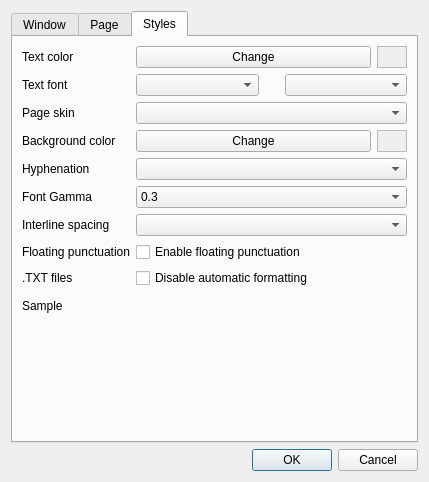
<?xml version="1.0" encoding="UTF-8"?>
<ui version="4.0">
 <class>SettingsDlg</class>
 <widget class="QDialog" name="SettingsDlg">
  <property name="windowModality">
   <enum>Qt::ApplicationModal</enum>
  </property>
  <property name="geometry">
   <rect>
    <x>0</x>
    <y>0</y>
    <width>429</width>
    <height>482</height>
   </rect>
  </property>
  <property name="sizePolicy">
   <sizepolicy hsizetype="Fixed" vsizetype="Fixed">
    <horstretch>0</horstretch>
    <verstretch>0</verstretch>
   </sizepolicy>
  </property>
  <property name="windowTitle">
   <string>Settings</string>
  </property>
  <property name="windowIcon">
   <iconset resource="cr3res.qrc">
    <normaloff>:/icons/action/icons/configure.png</normaloff>:/icons/action/icons/configure.png</iconset>
  </property>
  <layout class="QVBoxLayout" name="verticalLayout">
   <item>
    <widget class="QTabWidget" name="tabWidget">
     <property name="currentIndex">
      <number>2</number>
     </property>
     <widget class="QWidget" name="tabWindow">
      <property name="toolTip">
       <string>Window options</string>
      </property>
      <property name="accessibleName">
       <string/>
      </property>
      <attribute name="title">
       <string>Window</string>
      </attribute>
      <layout class="QVBoxLayout" name="verticalLayout_2">
       <item>
        <layout class="QFormLayout" name="formLayout_3">
         <item row="0" column="0">
          <widget class="QLabel" name="label_5">
           <property name="text">
            <string>Look &amp; feel</string>
           </property>
          </widget>
         </item>
         <item row="0" column="1">
          <widget class="QComboBox" name="cbLookAndFeel"/>
         </item>
         <item row="1" column="0">
          <widget class="QLabel" name="label_10">
           <property name="text">
            <string>Startup action</string>
           </property>
          </widget>
         </item>
         <item row="1" column="1">
          <widget class="QComboBox" name="cbStartupAction">
           <item>
            <property name="text">
             <string>Open recent book</string>
            </property>
           </item>
           <item>
            <property name="text">
             <string>Show list of recent books</string>
            </property>
           </item>
           <item>
            <property name="text">
             <string>Show File Open dialog</string>
            </property>
           </item>
           <item>
            <property name="text">
             <string>Do nothing</string>
            </property>
           </item>
          </widget>
         </item>
         <item row="2" column="0">
          <widget class="QLabel" name="label_16">
           <property name="text">
            <string>Controls</string>
           </property>
          </widget>
         </item>
         <item row="2" column="1">
          <layout class="QVBoxLayout" name="verticalLayout_6">
           <item>
            <widget class="QCheckBox" name="cbWindowShowToolbar">
             <property name="text">
              <string>Show toolbar</string>
             </property>
            </widget>
           </item>
           <item>
            <widget class="QCheckBox" name="cbWindowShowMenu">
             <property name="text">
              <string>Show menu</string>
             </property>
            </widget>
           </item>
           <item>
            <widget class="QCheckBox" name="cbWindowShowScrollbar">
             <property name="text">
              <string>Show scroll bar</string>
             </property>
            </widget>
           </item>
           <item>
            <widget class="QCheckBox" name="cbWindowShowStatusBar">
             <property name="text">
              <string>Show status bar</string>
             </property>
            </widget>
           </item>
          </layout>
         </item>
        </layout>
       </item>
       <item>
        <widget class="QCheckBox" name="cbWindowFullscreen">
         <property name="text">
          <string>Fullscreen display</string>
         </property>
        </widget>
       </item>
      </layout>
     </widget>
     <widget class="QWidget" name="tabPage">
      <attribute name="title">
       <string>Page</string>
      </attribute>
      <layout class="QVBoxLayout" name="verticalLayout_4">
       <item>
        <layout class="QVBoxLayout" name="verticalLayout_3">
         <item>
          <spacer name="verticalSpacer_6">
           <property name="orientation">
            <enum>Qt::Vertical</enum>
           </property>
           <property name="sizeHint" stdset="0">
            <size>
             <width>367</width>
             <height>13</height>
            </size>
           </property>
          </spacer>
         </item>
         <item>
          <spacer name="verticalSpacer_2">
           <property name="orientation">
            <enum>Qt::Vertical</enum>
           </property>
           <property name="sizeHint" stdset="0">
            <size>
             <width>367</width>
             <height>13</height>
            </size>
           </property>
          </spacer>
         </item>
         <item>
          <layout class="QFormLayout" name="formLayout_2">
           <property name="fieldGrowthPolicy">
            <enum>QFormLayout::AllNonFixedFieldsGrow</enum>
           </property>
           <item row="1" column="1">
            <widget class="QComboBox" name="cbViewMode">
             <property name="sizePolicy">
              <sizepolicy hsizetype="Preferred" vsizetype="Fixed">
               <horstretch>0</horstretch>
               <verstretch>0</verstretch>
              </sizepolicy>
             </property>
             <item>
              <property name="text">
               <string>One page</string>
              </property>
             </item>
             <item>
              <property name="text">
               <string>Two pages</string>
              </property>
             </item>
             <item>
              <property name="text">
               <string>Scroll View</string>
              </property>
             </item>
            </widget>
           </item>
           <item row="1" column="0">
            <widget class="QLabel" name="label_3">
             <property name="sizePolicy">
              <sizepolicy hsizetype="Maximum" vsizetype="Preferred">
               <horstretch>0</horstretch>
               <verstretch>0</verstretch>
              </sizepolicy>
             </property>
             <property name="text">
              <string>Vew Mode</string>
             </property>
            </widget>
           </item>
           <item row="0" column="0">
            <widget class="QLabel" name="label_4">
             <property name="sizePolicy">
              <sizepolicy hsizetype="Maximum" vsizetype="Preferred">
               <horstretch>0</horstretch>
               <verstretch>0</verstretch>
              </sizepolicy>
             </property>
             <property name="text">
              <string>Page margins</string>
             </property>
            </widget>
           </item>
           <item row="0" column="1">
            <widget class="QComboBox" name="cbMargins">
             <item>
              <property name="text">
               <string>0</string>
              </property>
             </item>
             <item>
              <property name="text">
               <string>5</string>
              </property>
             </item>
             <item>
              <property name="text">
               <string>8</string>
              </property>
             </item>
             <item>
              <property name="text">
               <string>10</string>
              </property>
             </item>
             <item>
              <property name="text">
               <string>15</string>
              </property>
             </item>
             <item>
              <property name="text">
               <string>20</string>
              </property>
             </item>
             <item>
              <property name="text">
               <string>25</string>
              </property>
             </item>
             <item>
              <property name="text">
               <string>30</string>
              </property>
             </item>
            </widget>
           </item>
          </layout>
         </item>
         <item>
          <widget class="QCheckBox" name="cbShowPageHeader">
           <property name="text">
            <string>Show page header</string>
           </property>
          </widget>
         </item>
         <item>
          <layout class="QHBoxLayout" name="horizontalLayout_2">
           <item>
            <spacer name="horizontalSpacer">
             <property name="orientation">
              <enum>Qt::Horizontal</enum>
             </property>
             <property name="sizeType">
              <enum>QSizePolicy::Maximum</enum>
             </property>
             <property name="sizeHint" stdset="0">
              <size>
               <width>30</width>
               <height>20</height>
              </size>
             </property>
            </spacer>
           </item>
           <item>
            <widget class="QCheckBox" name="cbShowBookName">
             <property name="text">
              <string>Book name</string>
             </property>
            </widget>
           </item>
          </layout>
         </item>
         <item>
          <layout class="QHBoxLayout" name="horizontalLayout_3">
           <item>
            <spacer name="horizontalSpacer_2">
             <property name="orientation">
              <enum>Qt::Horizontal</enum>
             </property>
             <property name="sizeType">
              <enum>QSizePolicy::Maximum</enum>
             </property>
             <property name="sizeHint" stdset="0">
              <size>
               <width>30</width>
               <height>20</height>
              </size>
             </property>
            </spacer>
           </item>
           <item>
            <widget class="QCheckBox" name="cbShowClock">
             <property name="text">
              <string>Clock</string>
             </property>
            </widget>
           </item>
          </layout>
         </item>
         <item>
          <layout class="QHBoxLayout" name="horizontalLayout_5">
           <item>
            <spacer name="horizontalSpacer_4">
             <property name="orientation">
              <enum>Qt::Horizontal</enum>
             </property>
             <property name="sizeType">
              <enum>QSizePolicy::Maximum</enum>
             </property>
             <property name="sizeHint" stdset="0">
              <size>
               <width>30</width>
               <height>20</height>
              </size>
             </property>
            </spacer>
           </item>
           <item>
            <widget class="QCheckBox" name="cbShowBattery">
             <property name="text">
              <string>Battery status</string>
             </property>
            </widget>
           </item>
          </layout>
         </item>
         <item>
          <layout class="QHBoxLayout" name="horizontalLayout_6">
           <item>
            <spacer name="horizontalSpacer_5">
             <property name="orientation">
              <enum>Qt::Horizontal</enum>
             </property>
             <property name="sizeType">
              <enum>QSizePolicy::Maximum</enum>
             </property>
             <property name="sizeHint" stdset="0">
              <size>
               <width>30</width>
               <height>20</height>
              </size>
             </property>
            </spacer>
           </item>
           <item>
            <layout class="QFormLayout" name="formLayout_4">
             <property name="fieldGrowthPolicy">
              <enum>QFormLayout::AllNonFixedFieldsGrow</enum>
             </property>
             <item row="1" column="0">
              <widget class="QLabel" name="label_7">
               <property name="text">
                <string>Header font</string>
               </property>
              </widget>
             </item>
             <item row="1" column="1">
              <layout class="QHBoxLayout" name="horizontalLayout">
               <item>
                <widget class="QComboBox" name="cbTitleFontFace"/>
               </item>
               <item>
                <widget class="QComboBox" name="cbTitleFontSize"/>
               </item>
              </layout>
             </item>
             <item row="0" column="0">
              <widget class="QLabel" name="label_11">
               <property name="text">
                <string>Page header text color</string>
               </property>
              </widget>
             </item>
             <item row="0" column="1">
              <layout class="QHBoxLayout" name="horizontalLayout_4">
               <item>
                <widget class="QPushButton" name="btnHeaderTextColor">
                 <property name="sizePolicy">
                  <sizepolicy hsizetype="Preferred" vsizetype="Fixed">
                   <horstretch>0</horstretch>
                   <verstretch>0</verstretch>
                  </sizepolicy>
                 </property>
                 <property name="text">
                  <string>Change</string>
                 </property>
                </widget>
               </item>
               <item>
                <widget class="QFrame" name="frmHeaderTextColor">
                 <property name="sizePolicy">
                  <sizepolicy hsizetype="Minimum" vsizetype="Preferred">
                   <horstretch>0</horstretch>
                   <verstretch>0</verstretch>
                  </sizepolicy>
                 </property>
                 <property name="maximumSize">
                  <size>
                   <width>30</width>
                   <height>30</height>
                  </size>
                 </property>
                 <property name="autoFillBackground">
                  <bool>true</bool>
                 </property>
                 <property name="frameShape">
                  <enum>QFrame::StyledPanel</enum>
                 </property>
                 <property name="frameShadow">
                  <enum>QFrame::Sunken</enum>
                 </property>
                 <property name="lineWidth">
                  <number>1</number>
                 </property>
                 <property name="midLineWidth">
                  <number>5</number>
                 </property>
                </widget>
               </item>
              </layout>
             </item>
            </layout>
           </item>
          </layout>
         </item>
         <item>
          <spacer name="verticalSpacer">
           <property name="orientation">
            <enum>Qt::Vertical</enum>
           </property>
           <property name="sizeHint" stdset="0">
            <size>
             <width>364</width>
             <height>13</height>
            </size>
           </property>
          </spacer>
         </item>
         <item>
          <widget class="QCheckBox" name="cbShowFootNotes">
           <property name="text">
            <string>Show footnotes at bottom of page</string>
           </property>
          </widget>
         </item>
         <item>
          <spacer name="verticalSpacer_3">
           <property name="orientation">
            <enum>Qt::Vertical</enum>
           </property>
           <property name="sizeHint" stdset="0">
            <size>
             <width>367</width>
             <height>13</height>
            </size>
           </property>
          </spacer>
         </item>
         <item>
          <spacer name="verticalSpacer_4">
           <property name="orientation">
            <enum>Qt::Vertical</enum>
           </property>
           <property name="sizeHint" stdset="0">
            <size>
             <width>367</width>
             <height>13</height>
            </size>
           </property>
          </spacer>
         </item>
        </layout>
       </item>
      </layout>
     </widget>
     <widget class="QWidget" name="tabDefStyle">
      <attribute name="title">
       <string>Styles</string>
      </attribute>
      <layout class="QVBoxLayout" name="verticalLayout_5">
       <item>
        <layout class="QFormLayout" name="formLayout">
         <property name="fieldGrowthPolicy">
          <enum>QFormLayout::AllNonFixedFieldsGrow</enum>
         </property>
         <item row="0" column="0">
          <widget class="QLabel" name="label_6">
           <property name="text">
            <string>Text color</string>
           </property>
          </widget>
         </item>
         <item row="0" column="1">
          <layout class="QHBoxLayout" name="horizontalLayout_11">
           <item>
            <widget class="QPushButton" name="btnTextColor">
             <property name="sizePolicy">
              <sizepolicy hsizetype="Preferred" vsizetype="Fixed">
               <horstretch>0</horstretch>
               <verstretch>0</verstretch>
              </sizepolicy>
             </property>
             <property name="text">
              <string>Change</string>
             </property>
            </widget>
           </item>
           <item>
            <widget class="QFrame" name="frmTextColor">
             <property name="sizePolicy">
              <sizepolicy hsizetype="Maximum" vsizetype="Preferred">
               <horstretch>0</horstretch>
               <verstretch>0</verstretch>
              </sizepolicy>
             </property>
             <property name="minimumSize">
              <size>
               <width>20</width>
               <height>20</height>
              </size>
             </property>
             <property name="maximumSize">
              <size>
               <width>30</width>
               <height>30</height>
              </size>
             </property>
             <property name="sizeIncrement">
              <size>
               <width>4</width>
               <height>4</height>
              </size>
             </property>
             <property name="baseSize">
              <size>
               <width>0</width>
               <height>0</height>
              </size>
             </property>
             <property name="autoFillBackground">
              <bool>true</bool>
             </property>
             <property name="frameShape">
              <enum>QFrame::StyledPanel</enum>
             </property>
             <property name="frameShadow">
              <enum>QFrame::Sunken</enum>
             </property>
             <property name="lineWidth">
              <number>1</number>
             </property>
             <property name="midLineWidth">
              <number>5</number>
             </property>
            </widget>
           </item>
          </layout>
         </item>
         <item row="3" column="0">
          <widget class="QLabel" name="label_12">
           <property name="text">
            <string>Text font</string>
           </property>
          </widget>
         </item>
         <item row="3" column="1">
          <layout class="QHBoxLayout" name="horizontalLayout_14">
           <item>
            <widget class="QComboBox" name="cbTextFontFace">
             <property name="sizePolicy">
              <sizepolicy hsizetype="Preferred" vsizetype="Fixed">
               <horstretch>0</horstretch>
               <verstretch>0</verstretch>
              </sizepolicy>
             </property>
            </widget>
           </item>
           <item>
            <spacer name="horizontalSpacer_3">
             <property name="orientation">
              <enum>Qt::Horizontal</enum>
             </property>
             <property name="sizeType">
              <enum>QSizePolicy::Maximum</enum>
             </property>
             <property name="sizeHint" stdset="0">
              <size>
               <width>20</width>
               <height>20</height>
              </size>
             </property>
            </spacer>
           </item>
           <item>
            <widget class="QComboBox" name="cbTextFontSize">
             <property name="sizePolicy">
              <sizepolicy hsizetype="Preferred" vsizetype="Fixed">
               <horstretch>0</horstretch>
               <verstretch>0</verstretch>
              </sizepolicy>
             </property>
             <property name="minimumSize">
              <size>
               <width>60</width>
               <height>0</height>
              </size>
             </property>
             <property name="maximumSize">
              <size>
               <width>16777215</width>
               <height>16777215</height>
              </size>
             </property>
             <property name="baseSize">
              <size>
               <width>60</width>
               <height>0</height>
              </size>
             </property>
            </widget>
           </item>
          </layout>
         </item>
         <item row="4" column="0">
          <widget class="QLabel" name="label_14">
           <property name="text">
            <string>Page skin</string>
           </property>
          </widget>
         </item>
         <item row="4" column="1">
          <widget class="QComboBox" name="cbPageSkin">
           <property name="sizePolicy">
            <sizepolicy hsizetype="Preferred" vsizetype="Fixed">
             <horstretch>0</horstretch>
             <verstretch>0</verstretch>
            </sizepolicy>
           </property>
           <property name="minimumSize">
            <size>
             <width>60</width>
             <height>0</height>
            </size>
           </property>
           <property name="maximumSize">
            <size>
             <width>16777215</width>
             <height>16777215</height>
            </size>
           </property>
           <property name="baseSize">
            <size>
             <width>60</width>
             <height>0</height>
            </size>
           </property>
          </widget>
         </item>
         <item row="6" column="0">
          <widget class="QLabel" name="label_8">
           <property name="text">
            <string>Background color</string>
           </property>
          </widget>
         </item>
         <item row="6" column="1">
          <layout class="QHBoxLayout" name="horizontalLayout_10">
           <item>
            <widget class="QPushButton" name="btnBgColor">
             <property name="sizePolicy">
              <sizepolicy hsizetype="Preferred" vsizetype="Fixed">
               <horstretch>0</horstretch>
               <verstretch>0</verstretch>
              </sizepolicy>
             </property>
             <property name="text">
              <string>Change</string>
             </property>
            </widget>
           </item>
           <item>
            <widget class="QFrame" name="frmBgColor">
             <property name="sizePolicy">
              <sizepolicy hsizetype="Maximum" vsizetype="Preferred">
               <horstretch>0</horstretch>
               <verstretch>0</verstretch>
              </sizepolicy>
             </property>
             <property name="minimumSize">
              <size>
               <width>20</width>
               <height>20</height>
              </size>
             </property>
             <property name="maximumSize">
              <size>
               <width>30</width>
               <height>30</height>
              </size>
             </property>
             <property name="autoFillBackground">
              <bool>true</bool>
             </property>
             <property name="frameShape">
              <enum>QFrame::StyledPanel</enum>
             </property>
             <property name="frameShadow">
              <enum>QFrame::Sunken</enum>
             </property>
             <property name="lineWidth">
              <number>1</number>
             </property>
             <property name="midLineWidth">
              <number>5</number>
             </property>
            </widget>
           </item>
          </layout>
         </item>
         <item row="7" column="0">
          <widget class="QLabel" name="label_9">
           <property name="text">
            <string>Hyphenation</string>
           </property>
          </widget>
         </item>
         <item row="7" column="1">
          <widget class="QComboBox" name="cbHyphenation"/>
         </item>
         <item row="9" column="0">
          <widget class="QLabel" name="label_13">
           <property name="text">
            <string>Interline spacing</string>
           </property>
          </widget>
         </item>
         <item row="9" column="1">
          <widget class="QComboBox" name="cbInterlineSpace"/>
         </item>
         <item row="10" column="0">
          <widget class="QLabel" name="label_18">
           <property name="text">
            <string>Floating punctuation</string>
           </property>
          </widget>
         </item>
         <item row="10" column="1">
          <widget class="QCheckBox" name="cbFloatingPunctuation">
           <property name="text">
            <string>Enable floating punctuation</string>
           </property>
          </widget>
         </item>
         <item row="11" column="0">
          <widget class="QLabel" name="label_17">
           <property name="text">
            <string>.TXT files</string>
           </property>
          </widget>
         </item>
         <item row="11" column="1">
          <widget class="QCheckBox" name="cbTxtPreFormatted">
           <property name="text">
            <string>Disable automatic formatting</string>
           </property>
          </widget>
         </item>
         <item row="12" column="0">
          <widget class="QLabel" name="label_15">
           <property name="text">
            <string>Sample</string>
           </property>
          </widget>
         </item>
         <item row="12" column="1">
          <widget class="CR3View" name="crSample" native="true">
           <property name="sizePolicy">
            <sizepolicy hsizetype="Expanding" vsizetype="Expanding">
             <horstretch>0</horstretch>
             <verstretch>0</verstretch>
            </sizepolicy>
           </property>
           <property name="minimumSize">
            <size>
             <width>80</width>
             <height>80</height>
            </size>
           </property>
          </widget>
         </item>
         <item row="8" column="1">
          <widget class="QComboBox" name="cbFontGamma">
           <property name="sizePolicy">
            <sizepolicy hsizetype="Preferred" vsizetype="Fixed">
             <horstretch>0</horstretch>
             <verstretch>0</verstretch>
            </sizepolicy>
           </property>
           <property name="minimumSize">
            <size>
             <width>60</width>
             <height>0</height>
            </size>
           </property>
           <property name="maximumSize">
            <size>
             <width>16777215</width>
             <height>16777215</height>
            </size>
           </property>
           <property name="baseSize">
            <size>
             <width>60</width>
             <height>0</height>
            </size>
           </property>
           <item>
            <property name="text">
             <string>0.3</string>
            </property>
           </item>
           <item>
            <property name="text">
             <string>0.35</string>
            </property>
           </item>
           <item>
            <property name="text">
             <string>0.4</string>
            </property>
           </item>
           <item>
            <property name="text">
             <string>0.45</string>
            </property>
           </item>
           <item>
            <property name="text">
             <string>0.5</string>
            </property>
           </item>
           <item>
            <property name="text">
             <string>0.55</string>
            </property>
           </item>
           <item>
            <property name="text">
             <string>0.6</string>
            </property>
           </item>
           <item>
            <property name="text">
             <string>0.65</string>
            </property>
           </item>
           <item>
            <property name="text">
             <string>0.7</string>
            </property>
           </item>
           <item>
            <property name="text">
             <string>0.75</string>
            </property>
           </item>
           <item>
            <property name="text">
             <string>0.8</string>
            </property>
           </item>
           <item>
            <property name="text">
             <string>0.85</string>
            </property>
           </item>
           <item>
            <property name="text">
             <string>0.9</string>
            </property>
           </item>
           <item>
            <property name="text">
             <string>0.95</string>
            </property>
           </item>
           <item>
            <property name="text">
             <string>0.98</string>
            </property>
           </item>
           <item>
            <property name="text">
             <string>1.0</string>
            </property>
           </item>
           <item>
            <property name="text">
             <string>1.02</string>
            </property>
           </item>
           <item>
            <property name="text">
             <string>1.05</string>
            </property>
           </item>
           <item>
            <property name="text">
             <string>1.1</string>
            </property>
           </item>
           <item>
            <property name="text">
             <string>1.15</string>
            </property>
           </item>
           <item>
            <property name="text">
             <string>1.2</string>
            </property>
           </item>
           <item>
            <property name="text">
             <string>1.25</string>
            </property>
           </item>
           <item>
            <property name="text">
             <string>1.3</string>
            </property>
           </item>
           <item>
            <property name="text">
             <string>1.35</string>
            </property>
           </item>
           <item>
            <property name="text">
             <string>1.4</string>
            </property>
           </item>
           <item>
            <property name="text">
             <string>1.45</string>
            </property>
           </item>
           <item>
            <property name="text">
             <string>1.5</string>
            </property>
           </item>
           <item>
            <property name="text">
             <string>1.6</string>
            </property>
           </item>
           <item>
            <property name="text">
             <string>1.7</string>
            </property>
           </item>
           <item>
            <property name="text">
             <string>1.8</string>
            </property>
           </item>
           <item>
            <property name="text">
             <string>1.9</string>
            </property>
           </item>
          </widget>
         </item>
         <item row="8" column="0">
          <widget class="QLabel" name="label_19">
           <property name="text">
            <string>Font Gamma</string>
           </property>
          </widget>
         </item>
        </layout>
       </item>
      </layout>
     </widget>
    </widget>
   </item>
   <item>
    <widget class="QDialogButtonBox" name="buttonBox">
     <property name="orientation">
      <enum>Qt::Horizontal</enum>
     </property>
     <property name="standardButtons">
      <set>QDialogButtonBox::Cancel|QDialogButtonBox::Ok</set>
     </property>
    </widget>
   </item>
  </layout>
 </widget>
 <customwidgets>
  <customwidget>
   <class>CR3View</class>
   <extends>QWidget</extends>
   <header>cr3widget.h</header>
   <container>1</container>
   <slots>
    <signal>fileOpened()</signal>
    <slot>open()</slot>
    <slot>contextMenu(QPoint)</slot>
   </slots>
  </customwidget>
 </customwidgets>
 <resources>
  <include location="cr3res.qrc"/>
 </resources>
 <connections>
  <connection>
   <sender>buttonBox</sender>
   <signal>accepted()</signal>
   <receiver>SettingsDlg</receiver>
   <slot>accept()</slot>
   <hints>
    <hint type="sourcelabel">
     <x>248</x>
     <y>254</y>
    </hint>
    <hint type="destinationlabel">
     <x>157</x>
     <y>274</y>
    </hint>
   </hints>
  </connection>
  <connection>
   <sender>buttonBox</sender>
   <signal>rejected()</signal>
   <receiver>SettingsDlg</receiver>
   <slot>reject()</slot>
   <hints>
    <hint type="sourcelabel">
     <x>316</x>
     <y>260</y>
    </hint>
    <hint type="destinationlabel">
     <x>286</x>
     <y>274</y>
    </hint>
   </hints>
  </connection>
 </connections>
</ui>
